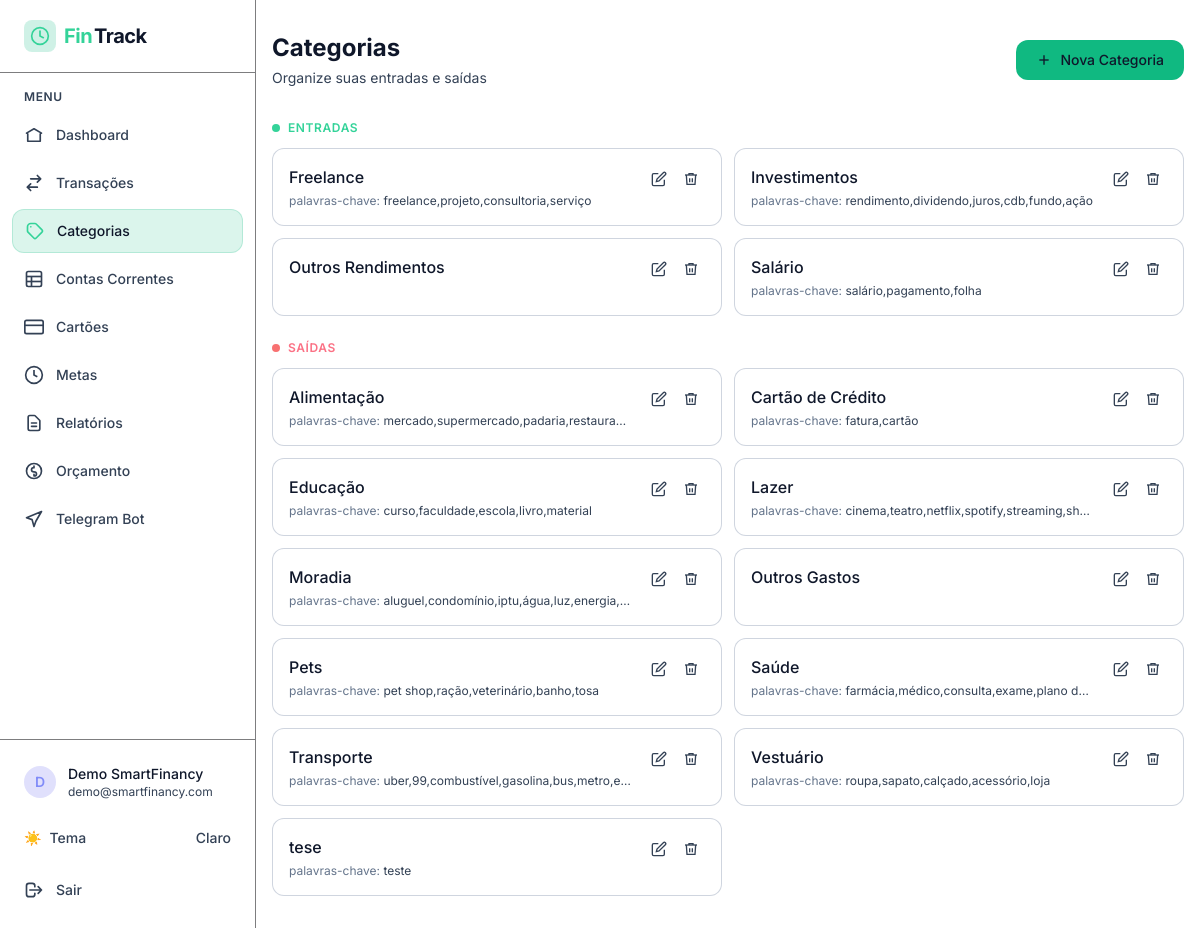
Before: /financas/categorias/ (signed in) with the older database file.
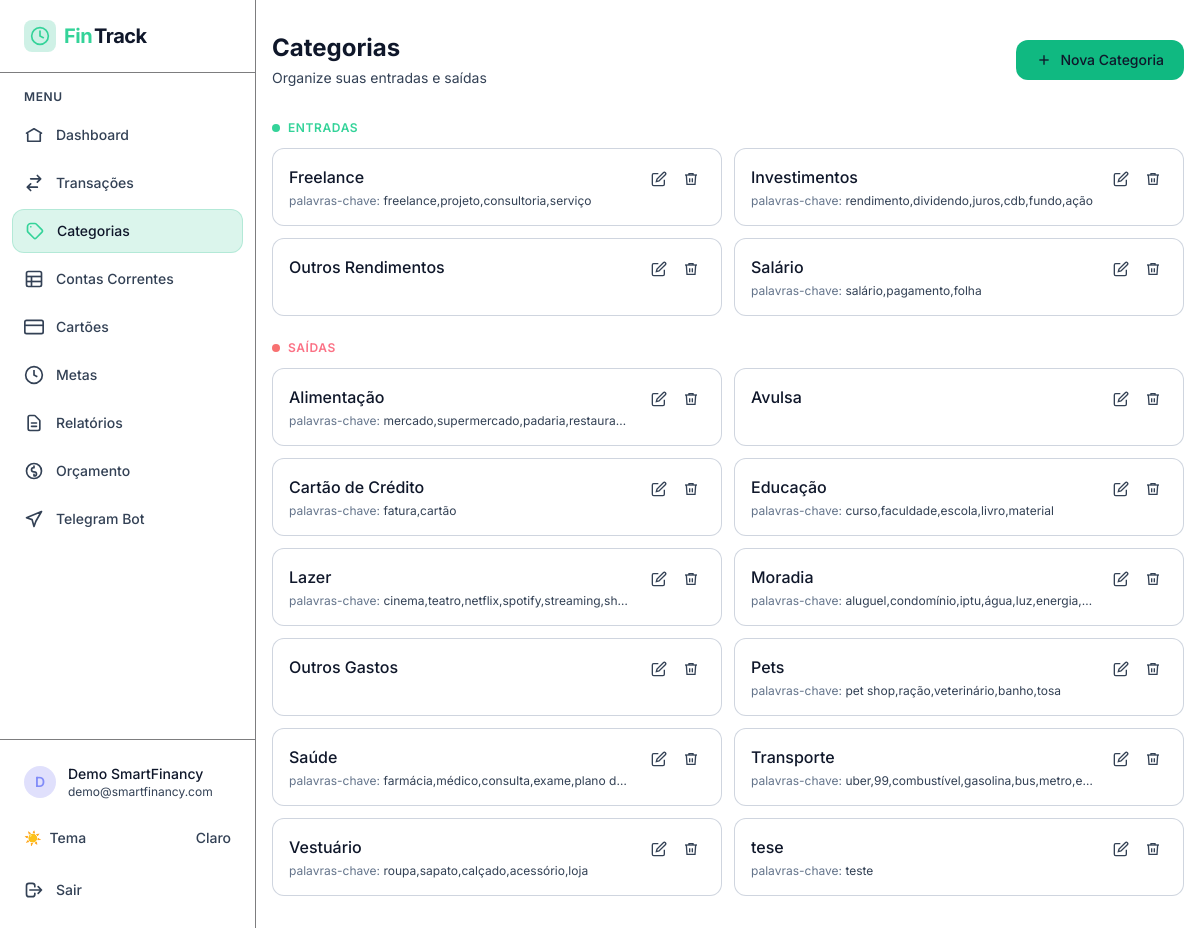
After: the same page with the newer database file.
### finances/models.py (models this page shows, shortened)
class Category(models.Model):
    TIPO_CHOICES = [
        ('entrada', 'Entrada'),
        ('saida', 'Saída'),
    ]
    nome = models.CharField(max_length=100)
    tipo = models.CharField(max_length=10, choices=TIPO_CHOICES)
    usuario = models.ForeignKey(User, on_delete=models.CASCADE, related_name='categorias')
    keywords = models.TextField(
        blank=True,
        default='',
        help_text='Palavras-chave separadas por vírgula para auto-categorização',
    )
    class Meta:
        verbose_name = 'Categoria'
        verbose_name_plural = 'Categorias'
        unique_together = ['nome', 'usuario']

### finances/views.py (the view)
# urls.py: path('categorias/', views.CategoryListView.as_view(), name='category_list'),
class CategoryListView(LoginRequiredMixin, ListView):
    model = Category
    template_name = 'finances/category_list.html'
    context_object_name = 'categorias'
    def get_queryset(self):
        return Category.objects.filter(usuario=self.request.user).order_by('nome')

### finances/templates/finances/category_list.html (shortened to what the changed rows need)
{% extends 'base.html' %}
{% block content %}
<div class="min-h-screen bg-zinc-950 py-8 px-4">
  <div class="'' w-full mx-auto">
    <div class="flex flex-col sm:flex-row sm:items-center sm:justify-between gap-4 mb-8">
      <div>
        <h1 class="text-2xl font-bold text-white">Categorias</h1>
      </div>
    </div>
    {% if categorias %}
    {% with entradas=categorias|dictsort:"nome" %}
    <div class="mb-6">
      <h2 class="text-xs font-semibold text-emerald-400 uppercase tracking-wider mb-3 flex items-center gap-2">
        <span class="w-2 h-2 bg-emerald-400 rounded-full"></span>
        Entradas
      </h2>
      <div class="grid grid-cols-1 sm:grid-cols-2 gap-3">
        {% for cat in categorias %}
        {% if cat.tipo == 'entrada' %}
        <div class="glass rounded-xl p-4 hover:bg-zinc-800/30 transition-colors group">
          <div class="flex items-start justify-between gap-3">
            <div class="flex-1 min-w-0">
              <p class="font-medium text-white">{{ cat.nome }}</p>
              {% if cat.keywords %}
              <p class="text-xs text-zinc-500 mt-1 truncate">
                <span class="text-zinc-600">palavras-chave:</span> {{ cat.keywords }}
              </p>
              {% endif %}
            </div>
            <div class="flex items-center gap-1 flex-shrink-0">
              <a href="{% url 'finances:category_update' cat.pk %}"
                class="p-1.5 rounded-lg text-zinc-400 hover:text-emerald-400 hover:bg-emerald-500/10 transition-colors">
                <svg class="w-4 h-4" viewBox="0 0 24 24" fill="none" stroke="currentColor" stroke-width="2">
                  <path d="M11 4H4a2 2 0 00-2 2v14a2 2 0 002 2h14a2 2 0 002-2v-7" />
                  <path d="M18.5 2.5a2.121 2.121 0 013 3L12 15l-4 1 1-4 9.5-9.5z" />
                </svg>
              </a>
              <a href="{% url 'finances:category_delete' cat.pk %}"
                class="p-1.5 rounded-lg text-zinc-400 hover:text-rose-400 hover:bg-rose-500/10 transition-colors">
                <svg class="w-4 h-4" viewBox="0 0 24 24" fill="none" stroke="currentColor" stroke-width="2">
                  <polyline points="3 6 5 6 21 6" />
                  <path d="M19 6l-1 14H6L5 6" />
                  <path d="M10 11v6M14 11v6" />
                  <path d="M9 6V4h6v2" />
                </svg>
              </a>
            </div>
          </div>
        </div>
        {% endif %}
        {% endfor %}
      </div>
    </div>
    <div>
      <h2 class="text-xs font-semibold text-rose-400 uppercase tracking-wider mb-3 flex items-center gap-2">
        <span class="w-2 h-2 bg-red-400 rounded-full"></span>
        Saídas
      </h2>
      <div class="grid grid-cols-1 sm:grid-cols-2 gap-3">
        {% for cat in categorias %}
        {% if cat.tipo == 'saida' %}
        <div class="glass rounded-xl p-4 hover:bg-zinc-800/30 transition-colors group">
          <div class="flex items-start justify-between gap-3">
            <div class="flex-1 min-w-0">
              <p class="font-medium text-white">{{ cat.nome }}</p>
              {% if cat.keywords %}
              <p class="text-xs text-zinc-500 mt-1 truncate">
                <span class="text-zinc-600">palavras-chave:</span> {{ cat.keywords }}
              </p>
              {% endif %}
            </div>
            <div class="flex items-center gap-1 flex-shrink-0">
              <a href="{% url 'finances:category_update' cat.pk %}"
                class="p-1.5 rounded-lg text-zinc-400 hover:text-emerald-400 hover:bg-emerald-500/10 transition-colors">
                <svg class="w-4 h-4" viewBox="0 0 24 24" fill="none" stroke="currentColor" stroke-width="2">
                  <path d="M11 4H4a2 2 0 00-2 2v14a2 2 0 002 2h14a2 2 0 002-2v-7" />
                  <path d="M18.5 2.5a2.121 2.121 0 013 3L12 15l-4 1 1-4 9.5-9.5z" />
                </svg>
              </a>
              <a href="{% url 'finances:category_delete' cat.pk %}"
                class="p-1.5 rounded-lg text-zinc-400 hover:text-rose-400 hover:bg-rose-500/10 transition-colors">
                <svg class="w-4 h-4" viewBox="0 0 24 24" fill="none" stroke="currentColor" stroke-width="2">
                  <polyline points="3 6 5 6 21 6" />
                  <path d="M19 6l-1 14H6L5 6" />
                  <path d="M10 11v6M14 11v6" />
                  <path d="M9 6V4h6v2" />
                </svg>
              </a>
            </div>
          </div>
        </div>
        {% endif %}
        {% endfor %}
      </div>
    </div>
    {% endwith %}
    {% endif %}
  </div>
</div>
{% endblock %}

Changed rows visible on the page:
added Category: nome "Avulsa", shown under "SAÍDAS"
